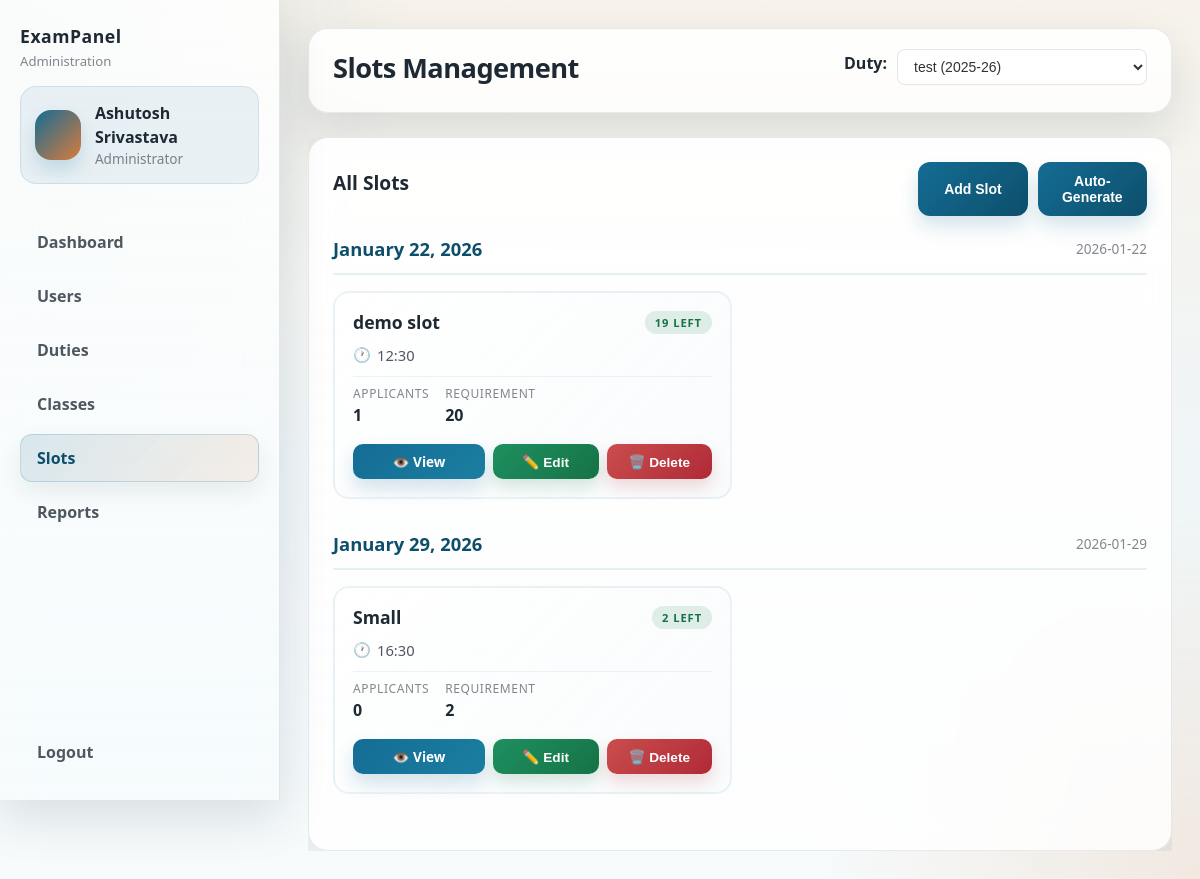
The page /admin/slots.php?duty=1 (signed in) on the database its author committed.
### tables this page shows
CREATE TABLE `slot` (
  `id` int(11) NOT NULL,
  `duty` int(11) DEFAULT NULL,
  `slottext` text DEFAULT NULL,
  `slottime` text DEFAULT NULL,
  `slotdate` text DEFAULT NULL,
  `requirement` int(11) DEFAULT NULL
);

### admin/slots.php (the view, shortened to what this page needs)
<?php
require_once '../lib/conn.php';
$duties_query = "SELECT id, title, academicsession, type FROM duties ORDER BY createdat DESC";
$duties_result = $conn->query($duties_query);
$duties = [];
if ($duties_result) {
    while ($row = $duties_result->fetch_assoc()) {
        $duties[] = $row;
    }
}
$selected_duty = null;
if (isset($_REQUEST['duty']) && $_REQUEST['duty'] !== '') {
    $selected_duty = intval($_REQUEST['duty']);
} elseif (isset($duties[0]['id'])) {
    $selected_duty = $duties[0]['id'];
}
$slots_query = "SELECT s.id, s.slottext, s.slottime, s.slotdate, s.requirement,
                (SELECT COUNT(*) FROM preferences p WHERE p.slotid = s.id) AS applicants
                FROM slot s WHERE s.duty = ? ORDER BY s.slotdate, s.slottime";
function fetchSlotsForDuty($conn, $query, $dutyId) {
    $slots = [];
    $stmt = $conn->prepare($query);
    $stmt->bind_param("i", $dutyId);
    $stmt->execute();
    $slots_result = $stmt->get_result();
    while ($row = $slots_result->fetch_assoc()) {
        $slots[] = $row;
    }
    return $slots;
}
$slots = fetchSlotsForDuty($conn, $slots_query, $selected_duty);
$slots_by_date = [];
foreach ($slots as $slot) {
    $slots_by_date[$slot['slotdate']][] = $slot;
}
?>
<!DOCTYPE html>
<html lang="en">
<head>
    <link rel="stylesheet" href="../public/style/styles.css">
    <link rel="stylesheet" href="../public/style/admin.css">
</head>
<body class="admin-open">
    <?php include 'sidebar.php'; ?>
    <div class="main">
        <header class="topbar">
            <div class="title-block">
                <h1 class="page-title">Slots Management</h1>
            </div>
            <div class="duty-select-wrapper">
                <label for="duty_select">Duty:</label>
                <form method="get" style="display: inline-block;">
                    <select id="duty_select" name="duty" class="duty-select" onchange="this.form.submit()">
                        <?php foreach ($duties as $duty): ?>
                        <option value="<?= $duty['id'] ?>" <?= $selected_duty == $duty['id'] ? 'selected' : '' ?>>
                            <?= htmlspecialchars($duty['title']) ?> (<?= htmlspecialchars($duty['academicsession']) ?>)
                        </option>
                        <?php endforeach; ?>
                    </select>
                </form>
            </div>
        </header>
        <section class="content">
            <div class="duties-table">
                <div class="table-header">
                    <h2>All Slots</h2>
                    <div style="display: flex; gap: 10px;">
                        <button type="button" class="btn add-user-btn" onclick="openModal('addModal')">Add Slot</button>
                        <button type="button" class="btn add-user-btn" onclick="openModal('autoModal')">Auto-Generate</button>
                    </div>
                </div>
                <?php if (empty($slots)): ?>
                <div class="empty-state">
                    <div class="empty-state-icon">📅</div>
                    <p><strong>No slots yet</strong></p>
                    <p>Create your first slot to get started</p>
                </div>
                <?php else: ?>
                    <?php foreach ($slots_by_date as $date => $dateSlots): ?>
                    <div class="date-group">
                        <?php $formattedDate = date('F j, Y', strtotime($date)); ?>
                        <div class="date-heading">
                            <span class="date-label"><?= htmlspecialchars($formattedDate) ?></span>
                            <span class="date-subtitle"><?= htmlspecialchars($date) ?></span>
                        </div>
                        <div class="date-slots-grid">
                            <?php foreach ($dateSlots as $slot):
                                $requirement = intval($slot['requirement']);
                                $applicants = intval($slot['applicants']);
                                $available = max(0, $requirement - $applicants);
                                $status = $available === 0 ? 'full' : ($available < $requirement / 2 ? 'partial' : 'available');
                                $statusText = $available === 0 ? 'Full' : ($available === 1 ? '1 left' : $available . ' left');
                            ?>
                            <div class="slot-card">
                                <div class="slot-card-header">
                                    <h3><?= htmlspecialchars($slot['slottext']) ?></h3>
                                    <span class="badge <?= $status ?>"><?= $statusText ?></span>
                                </div>
                                <p class="meta"><?= htmlspecialchars($slot['slottime']) ?></p>
                                <div class="stats">
                                    <div class="stat-item">
                                        <span class="stat-label">Applicants</span>
                                        <span class="stat-value"><?= $applicants ?></span>
                                    </div>
                                    <div class="stat-item">
                                        <span class="stat-label">Requirement</span>
                                        <span class="stat-value"><?= $requirement ?></span>
                                    </div>
                                </div>
                                <div class="slot-card-actions">
                                    <a href="slot_applicants.php?slot=<?= $slot['id'] ?>&duty=<?= $selected_duty ?>" class="btn small view-btn">👁️ View</a>
                                    <button type="button" class="btn small edit-btn" onclick='editSlot(<?= json_encode([
                                        "id" => $slot["id"],
                                        "text" => $slot["slottext"],
                                        "time" => $slot["slottime"],
                                        "date" => $slot["slotdate"],
                                        "requirement" => $slot["requirement"]
                                    ]) ?>)'>✏️ Edit</button>
                                    <button type="button" class="btn small delete-btn" onclick="deleteSlot(<?= $slot['id'] ?>)">🗑️ Delete</button>
                                </div>
                            </div>
                            <?php endforeach; ?>
                        </div>
                    </div>
                    <?php endforeach; ?>
                <?php endif; ?>
            </div>
        </section>
    </div>
</body>
</html>

### public/style/styles.css (style rules this page uses)
html { overflow-x: hidden; width: 100%; max-width: 100%; }
body { font-family: Arial, sans-serif; margin: 0; padding: 0; background-color: #f4f4f9; color: #333; min-height: 100vh; display: flex; align-items: center; justify-content: center; padding: 16px; box-sizing: border-box; width: 100%; max-width: 100vw; overflow-x: hidden !important; }
h1 { text-align: center; color: #ffffff; margin-top: 0; margin-bottom: 18px; font-size: 1.6rem; }
label { display: block; margin-bottom: 5px; font-weight: bold; }
button.btn { display: block; width: 100%; padding: 12px 14px; background: linear-gradient(135deg, rgba(83, 163, 255, 0.9), rgba(119, 102, 255, 0.9)); color: #fff; border: none; border-radius: 10px; cursor: pointer; font-size: 16px; font-weight: 600; box-shadow: 0 6px 18px rgba(56, 96, 255, 0.18); }
.btn.small { display: inline-block; width: auto; padding: 8px 12px; font-size: 0.9rem; border-radius: 8px; }

### admin/slots.php (style rules this page uses)
.date-group { margin-bottom: 32px; }
.date-heading { display: flex; align-items: center; justify-content: space-between; margin-bottom: 16px; padding-bottom: 12px; border-bottom: 2px solid rgba(20, 108, 148, 0.1); }
.date-heading .date-label { color: var(--accent-strong); font-size: 1.15rem; font-weight: 700; }
.date-heading .date-subtitle { font-size: 0.85rem; color: var(--muted-soft); margin-left: auto; }
.date-slots-grid { display: grid; grid-template-columns: repeat(auto-fill, minmax(280px, 1fr)); gap: 16px; }
.slot-card { padding: 18px; border: 2px solid rgba(20, 108, 148, 0.08); border-radius: 16px; background: linear-gradient(135deg, rgba(255,255,255,0.95), rgba(248,251,252,0.88)); transition: all 0.25s cubic-bezier(0.4, 0, 0.2, 1); position: relative; display: flex; flex-direction: column; gap: 10px; }
.slot-card-header { display: flex; justify-content: space-between; align-items: flex-start; gap: 10px; }
.slot-card h3 { margin: 0; font-size: 1.1rem; font-weight: 700; color: var(--text-color); line-height: 1.3; word-break: break-word; flex: 1; }
.slot-card .badge { padding: 4px 10px; border-radius: 20px; font-size: 0.7rem; font-weight: 700; text-transform: uppercase; letter-spacing: 0.08em; white-space: nowrap; flex-shrink: 0; }
.badge.available { background: rgba(21, 115, 71, 0.12); color: var(--success); }
.slot-card .meta { display: flex; align-items: center; gap: 6px; font-size: 0.92rem; color: var(--muted); margin: 0; }
.slot-card .meta::before { content: '🕐'; font-size: 0.9rem; }
.slot-card .stats { display: flex; gap: 16px; padding-top: 8px; border-top: 1px solid rgba(20, 108, 148, 0.08); font-size: 0.85rem; }
.slot-card .stat-item { display: flex; flex-direction: column; gap: 2px; }
.slot-card .stat-label { color: var(--muted-soft); font-size: 0.75rem; text-transform: uppercase; letter-spacing: 0.05em; }
.slot-card .stat-value { color: var(--text-color); font-weight: 700; font-size: 1rem; }
.slot-card-actions { display: flex; gap: 8px; margin-top: 8px; }
.slot-card-actions .btn { flex: 1; padding: 8px 12px; font-size: 0.85rem; text-align: center; text-decoration: none; display: inline-block; }
.duty-select-wrapper { display: flex; align-items: center; gap: 10px; }
.duty-select { padding: 8px 12px; border: 1px solid rgba(0,0,0,0.1); border-radius: 8px; background: rgba(255,255,255,0.8); color: #333; font-size: 14px; min-width: 250px; }

### rows shown on the page
slot: slottext "demo slot", statusText "19 LEFT", slottime "12:30", applicants "1", requirement "20"
slot: slottext "Small", statusText "2 LEFT", slottime "16:30", applicants "0", requirement "2"

### other values the page prints
$username "Ashutosh Srivastava"
$formattedDate "January 22, 2026"
$date "2026-01-22"
$formattedDate "January 29, 2026"
$date "2026-01-29"
form field duty "test (2025-26)"
